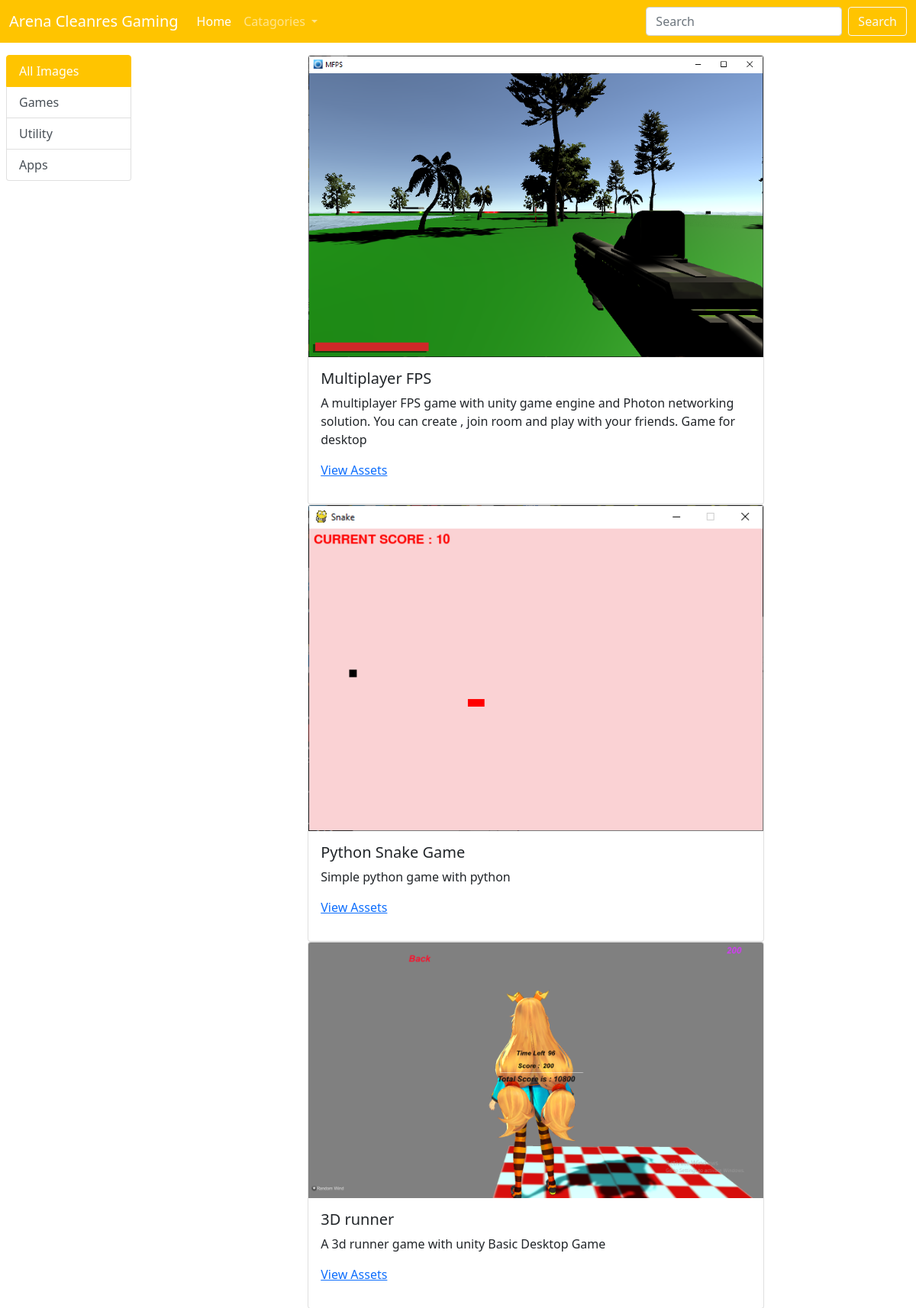
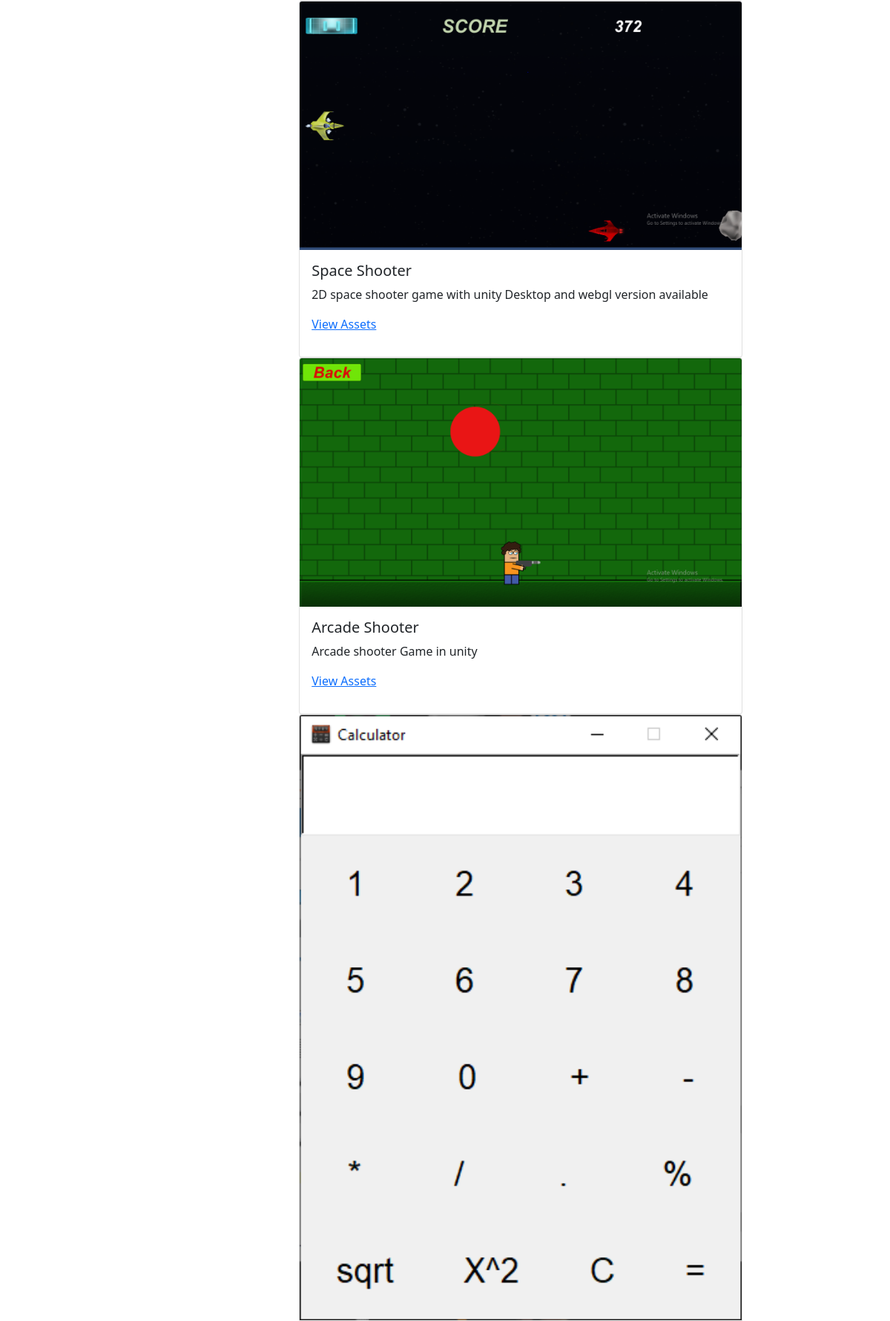
The page / (upper part) on the database its author committed (2 pictures, top to bottom).
### Game/models.py (models this page shows, shortened)
class Catagory(models.Model):
    title = models.CharField(max_length=100)
    description = models.TextField()

class Images(models.Model):
    title = models.CharField(max_length=200)
    description = models.TextField()
    image = models.ImageField(upload_to = 'images')
    url = models.URLField(max_length=200,default="http://www.google.com")
    added_date = models.DateTimeField()
    catagory=models.ForeignKey(Catagory,on_delete=models.CASCADE)

### Game/views.py (the view)
# urls.py: path('', views.home, name='home'),
def home(request):
    catagories = Catagory.objects.all()
    images = Images.objects.all()
    context={
        'images':images,
        'catagories':catagories
    }
    return render(request,'index.html',context)

### templates/index.html
 {%include 'base.html' %}
<div class="row mt-3 ml-3">
    <div class="col-md-2">
        <div class="list-group ml-3 px-2">
            <a href="/" class="list-group-item list-group-item-action active">
              All Images
            </a>
            {% for item in catagories %}
            <a href="/catagory/{{item.pk}}" class="list-group-item list-group-item-action">{{item.title}}</a>
            {% endfor %}
          </div>
    </div>
    <div class="col-md-10">
            <div class="col-md-12">
                <div class="card-columns">
                    {% for item in images %}
                    <div class="card">
                        <img class="card-img-top" src="/media/{{item.image}}" alt="Card image cap">
                        <div class="card-body">
                          <h5 class="card-title">{{item.title}}</h5>
                          <p class="card-text">{{item.description}}</p>
                          <p><a href="{{item.url}}">View Assets</a></p>
                        </div>
                      </div>
                    {% endfor %}
                </div>
            </div>
    </div>
</div>

### templates/base.html (shortened to what this page needs)
<!doctype html>
<html lang="en">
  <head>
    <link href="https://cdn.jsdelivr.net/npm/bootstrap@5.0.0-beta1/dist/css/bootstrap.min.css" rel="stylesheet">
  </head>
  <body>
      <nav class="navbar navbar-expand-lg bg navbar-dark">
  <div class="container-fluid">
    <a class="navbar-brand" href="#">Arena Cleanres Gaming</a>
    <div class="collapse navbar-collapse" id="navbarSupportedContent">
      <ul class="navbar-nav me-auto mb-2 mb-lg-0">
        <li class="nav-item">
          <a class="nav-link active" aria-current="page" href="#">Home</a>
        </li>
        <li class="nav-item dropdown">
          <a class="nav-link dropdown-toggle" href="#" id="navbarDropdown" role="button" data-bs-toggle="dropdown" aria-expanded="false">
            Catagories
          </a>
        </li>
      </ul>
      <form class="d-flex">
        <input class="form-control me-2" type="search" placeholder="Search" aria-label="Search">
        <button class="btn btn-outline-light" type="submit">Search</button>
      </form>
    </div>
  </div>
</nav>
</body>
</html>

### templates/base.html (style rules this page uses)
.bg { background: #ffc400!important; }
.list-group-item.active { background: #ffc400!important; border-color: #ffc400!important; }
.card { margin: auto; width: 60%; }

### rows shown on the page
Catagory: title "Games"
Catagory: title "Utility"
Catagory: title "Apps"
Images: image (picture), title "Multiplayer FPS", description "A multiplayer FPS game with unity game engine and Photon networking solution. You can create , join room and play with your friends. Game for desktop"
Images: image (picture), title "Python Snake Game", description "Simple python game with python"
Images: image (picture), title "3D runner", description "A 3d runner game with unity Basic Desktop Game"
Images: image (picture), title "Space Shooter", description "2D space shooter game with unity Desktop and webgl version available"
Images: image (picture), title "Arcade Shooter", description "Arcade shooter Game in unity"
Images: image (picture)
